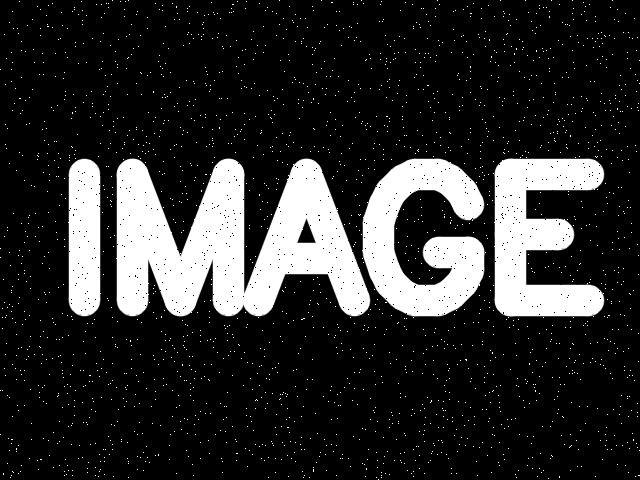
#> input picture Chapter06/noisy_img.png, 640 x 480 px
$ python 06-05_dilation_erosion.py
#> lines starting #> are read from the running program, lines starting #| are printed output that depends on the picture
import cv2
import numpy as np

noisy_img = cv2.imread("noisy_img.png", cv2.IMREAD_GRAYSCALE)
#> noisy_img is the input picture: shape (480, 640); min 0, max 255, mean 44.5

# 4近傍カーネル（十字型）
kernel_4 = np.array([[0, 1, 0],
                      [1, 1, 1],
                      [0, 1, 0]], dtype=np.uint8)

# 8近傍カーネル（正方形）
kernel_8 = np.ones((3, 3), dtype=np.uint8)

# 膨張（4近傍・8近傍）
dilation_4 = cv2.dilate(noisy_img, kernel_4, iterations=1)
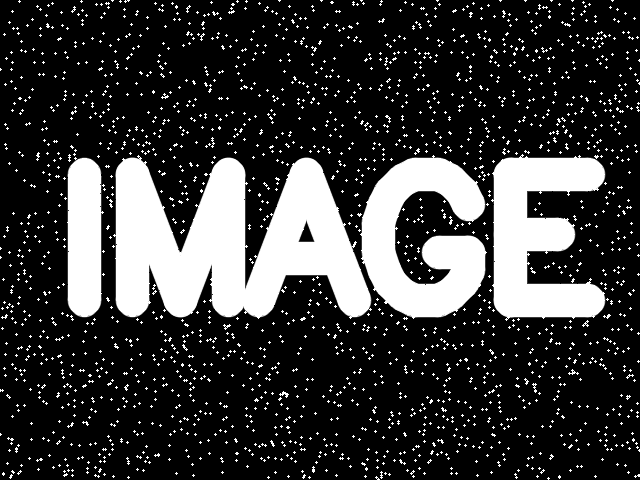
#> dilation_4: shape (480, 640); min 0, max 255, mean 55.4
dilation_8 = cv2.dilate(noisy_img, kernel_8, iterations=1)
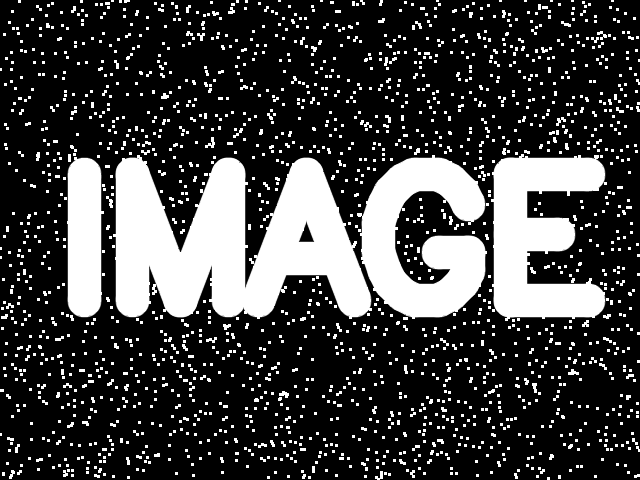
#> dilation_8: shape (480, 640); min 0, max 255, mean 63.7

# 収縮（4近傍・8近傍）
erosion_4 = cv2.erode(noisy_img, kernel_4, iterations=1)
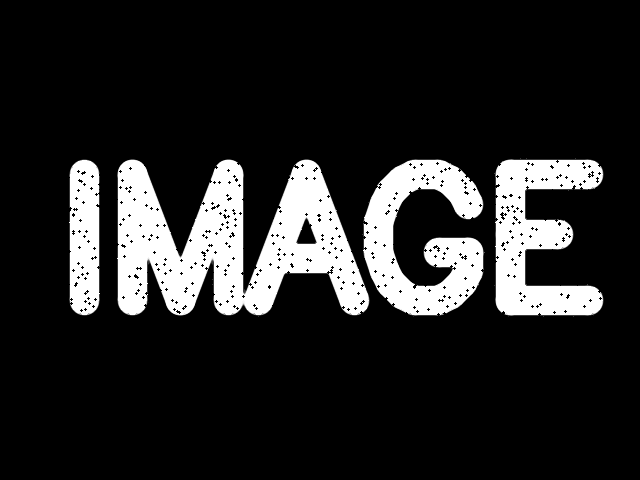
#> erosion_4: shape (480, 640); min 0, max 255, mean 38.4
erosion_8 = cv2.erode(noisy_img, kernel_8, iterations=1)
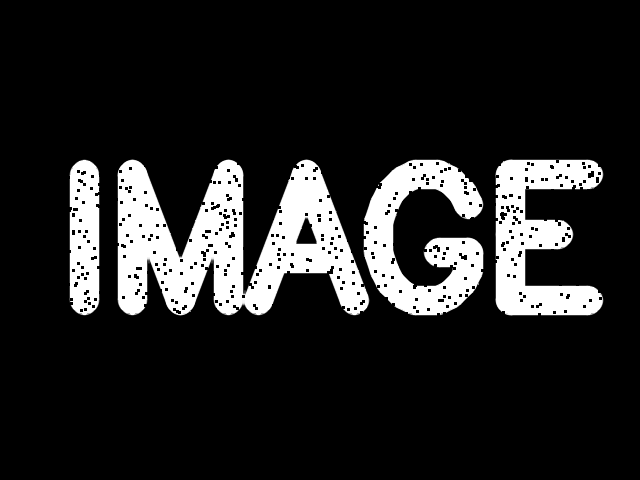
#> erosion_8: shape (480, 640); min 0, max 255, mean 36.4

cv2.imwrite("dilation_4.png", dilation_4)
cv2.imwrite("dilation_8.png", dilation_8)
cv2.imwrite("erosion_4.png",  erosion_4)
cv2.imwrite("erosion_8.png",  erosion_8)
